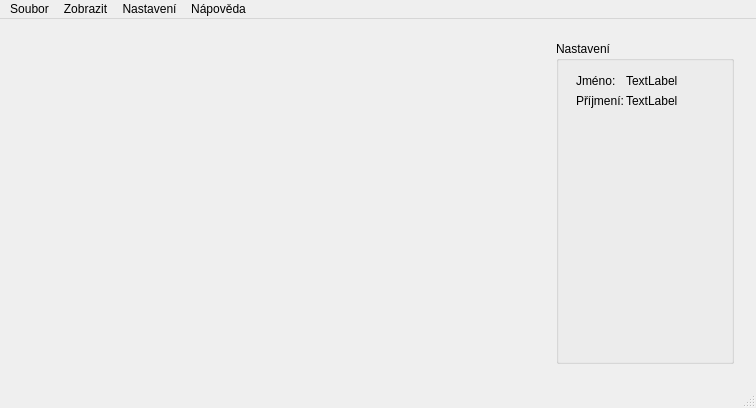
<?xml version="1.0" encoding="UTF-8"?>
<ui version="4.0">
 <class>MainWindow</class>
 <widget class="QMainWindow" name="MainWindow">
  <property name="geometry">
   <rect>
    <x>0</x>
    <y>0</y>
    <width>756</width>
    <height>408</height>
   </rect>
  </property>
  <property name="windowTitle">
   <string>E-health</string>
  </property>
  <widget class="QWidget" name="centralWidget">
   <layout class="QHBoxLayout" name="horizontalLayout">
    <item>
     <widget class="QScrollArea" name="scrollArea">
      <property name="enabled">
       <bool>true</bool>
      </property>
      <property name="sizePolicy">
       <sizepolicy hsizetype="Expanding" vsizetype="Expanding">
        <horstretch>0</horstretch>
        <verstretch>0</verstretch>
       </sizepolicy>
      </property>
      <property name="minimumSize">
       <size>
        <width>0</width>
        <height>0</height>
       </size>
      </property>
      <property name="frameShape">
       <enum>QFrame::NoFrame</enum>
      </property>
      <property name="frameShadow">
       <enum>QFrame::Sunken</enum>
      </property>
      <property name="lineWidth">
       <number>1</number>
      </property>
      <property name="widgetResizable">
       <bool>true</bool>
      </property>
      <widget class="QWidget" name="scrollAreaWidgetContents_2">
       <property name="enabled">
        <bool>true</bool>
       </property>
       <property name="geometry">
        <rect>
         <x>0</x>
         <y>0</y>
         <width>532</width>
         <height>349</height>
        </rect>
       </property>
       <property name="sizePolicy">
        <sizepolicy hsizetype="Preferred" vsizetype="Preferred">
         <horstretch>0</horstretch>
         <verstretch>0</verstretch>
        </sizepolicy>
       </property>
       <property name="minimumSize">
        <size>
         <width>0</width>
         <height>0</height>
        </size>
       </property>
       <layout class="QVBoxLayout" name="verticalLayout_3"/>
      </widget>
     </widget>
    </item>
    <item>
     <widget class="QWidget" name="widget_nast" native="true">
      <property name="sizePolicy">
       <sizepolicy hsizetype="Preferred" vsizetype="Preferred">
        <horstretch>0</horstretch>
        <verstretch>0</verstretch>
       </sizepolicy>
      </property>
      <property name="minimumSize">
       <size>
        <width>200</width>
        <height>0</height>
       </size>
      </property>
      <property name="maximumSize">
       <size>
        <width>200</width>
        <height>16777215</height>
       </size>
      </property>
      <layout class="QVBoxLayout" name="verticalLayout_2">
       <item>
        <widget class="QGroupBox" name="groupBox">
         <property name="title">
          <string>Nastavení</string>
         </property>
         <widget class="QLabel" name="label">
          <property name="geometry">
           <rect>
            <x>70</x>
            <y>30</y>
            <width>91</width>
            <height>20</height>
           </rect>
          </property>
          <property name="text">
           <string>TextLabel</string>
          </property>
         </widget>
         <widget class="QLabel" name="label_2">
          <property name="geometry">
           <rect>
            <x>70</x>
            <y>50</y>
            <width>91</width>
            <height>20</height>
           </rect>
          </property>
          <property name="text">
           <string>TextLabel</string>
          </property>
         </widget>
         <widget class="QLabel" name="label_3">
          <property name="geometry">
           <rect>
            <x>20</x>
            <y>30</y>
            <width>47</width>
            <height>20</height>
           </rect>
          </property>
          <property name="text">
           <string>Jméno:</string>
          </property>
         </widget>
         <widget class="QLabel" name="label_4">
          <property name="geometry">
           <rect>
            <x>20</x>
            <y>50</y>
            <width>47</width>
            <height>20</height>
           </rect>
          </property>
          <property name="text">
           <string>Příjmení:</string>
          </property>
         </widget>
        </widget>
       </item>
      </layout>
     </widget>
    </item>
   </layout>
  </widget>
  <widget class="QMenuBar" name="menuBar">
   <property name="geometry">
    <rect>
     <x>0</x>
     <y>0</y>
     <width>756</width>
     <height>21</height>
    </rect>
   </property>
   <widget class="QMenu" name="menuSoubor">
    <property name="title">
     <string>Soubor</string>
    </property>
    <addaction name="actionZav_t"/>
   </widget>
   <widget class="QMenu" name="menuN_pov_da">
    <property name="title">
     <string>Nápověda</string>
    </property>
    <addaction name="actionO_aplikaci"/>
   </widget>
   <widget class="QMenu" name="menuZobrazit">
    <property name="title">
     <string>Zobrazit</string>
    </property>
   </widget>
   <widget class="QMenu" name="menuNastaven">
    <property name="title">
     <string>Nastavení</string>
    </property>
    <addaction name="actionU_ivatelsk_nastaven"/>
   </widget>
   <addaction name="menuSoubor"/>
   <addaction name="menuZobrazit"/>
   <addaction name="menuNastaven"/>
   <addaction name="menuN_pov_da"/>
  </widget>
  <widget class="QStatusBar" name="statusBar"/>
  <action name="actionO_aplikaci">
   <property name="text">
    <string>O aplikaci</string>
   </property>
  </action>
  <action name="actionZav_t">
   <property name="enabled">
    <bool>true</bool>
   </property>
   <property name="text">
    <string>Zavřít</string>
   </property>
  </action>
  <action name="actionU_ivatelsk_nastaven">
   <property name="text">
    <string>Uživatelské nastavení</string>
   </property>
  </action>
 </widget>
 <layoutdefault spacing="6" margin="11"/>
 <resources/>
 <connections/>
</ui>
